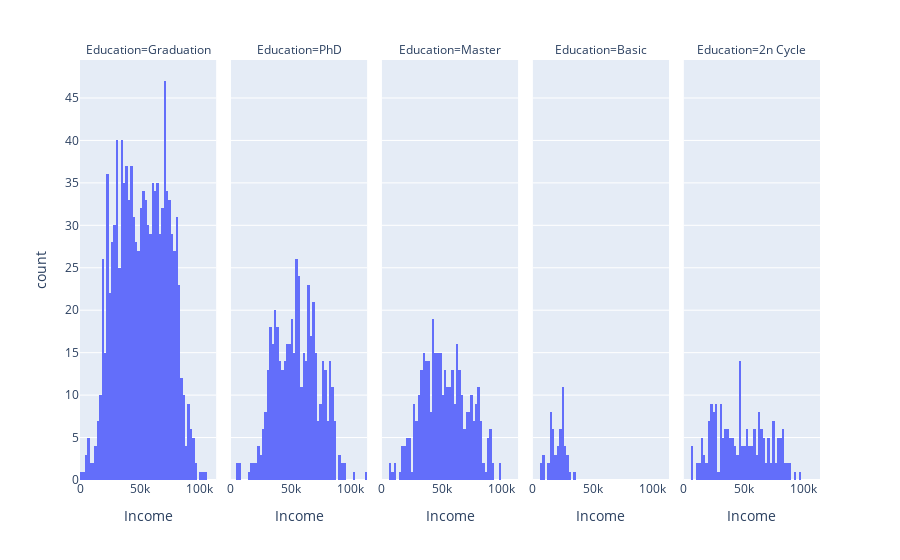

Notebook code for this chart:
### Code cell
fig = px.histogram(df, x='Income', facet_col='Education')
fig.show()

### Figure 1 — Plotly figure (JSON) as saved in the notebook; plotly's stock layout.template omitted (floating-point values rounded to 4 significant figures; data arrays with more than 128 entries replaced by an {"elided": "..."} marker saying what was removed)
{"data": [{"alignmentgroup": "True", "bingroup": "x", "hovertemplate": "Education=Graduation<br>Income=%{x}<br>count=%{y}<extra></extra>", "legendgroup": "", "marker": {"color": "#636efa", "pattern": {"shape": ""}}, "name": "", "offsetgroup": "", "orientation": "v", "showlegend": false, "type": "histogram", "x": {"elided": "1123 float values"}, "xaxis": "x", "yaxis": "y"}, {"alignmentgroup": "True", "bingroup": "x", "hovertemplate": "Education=PhD<br>Income=%{x}<br>count=%{y}<extra></extra>", "legendgroup": "", "marker": {"color": "#636efa", "pattern": {"shape": ""}}, "name": "", "offsetgroup": "", "orientation": "v", "showlegend": false, "type": "histogram", "x": {"elided": "481 float values"}, "xaxis": "x2", "yaxis": "y2"}, {"alignmentgroup": "True", "bingroup": "x", "hovertemplate": "Education=Master<br>Income=%{x}<br>count=%{y}<extra></extra>", "legendgroup": "", "marker": {"color": "#636efa", "pattern": {"shape": ""}}, "name": "", "offsetgroup": "", "orientation": "v", "showlegend": false, "type": "histogram", "x": {"elided": "369 float values"}, "xaxis": "x3", "yaxis": "y3"}, {"alignmentgroup": "True", "bingroup": "x", "hovertemplate": "Education=Basic<br>Income=%{x}<br>count=%{y}<extra></extra>", "legendgroup": "", "marker": {"color": "#636efa", "pattern": {"shape": ""}}, "name": "", "offsetgroup": "", "orientation": "v", "showlegend": false, "type": "histogram", "x": [7500, 24594, 9548, 28249, 24882, 24480, 27190, 24279, 30801, 18978, 25965, 21063, 13084, 17487, 20425, 26868, 25443, 14906, 15038, 22634, 16581, 14421, 23724, 15056, 8940, 25707, 7500, 26997, 18393, 24367, 17256, 22634, 13724, 24594, 15862, 9722, 18746, 23529, 28389, 16014, 28249, 20194, 24882, 34445, 22123, 22390, 14188, 20425, 16005, 15253, 26487, 25224, 16185, 14918], "xaxis": "x4", "yaxis": "y4"}, {"alignmentgroup": "True", "bingroup": "x", "hovertemplate": "Education=2n Cycle<br>Income=%{x}<br>count=%{y}<extra></extra>", "legendgroup": "", "marker": {"color": "#636efa", "pattern": {"shape": ""}}, "name": "", "offsetgroup": "", "orientation": "v", "showlegend": false, "type": "histogram", "x": {"elided": "201 float values"}, "xaxis": "x5", "yaxis": "y5"}], "layout": {"annotations": [{"font": {}, "showarrow": false, "text": "Education=Graduation", "x": 0.092, "xanchor": "center", "xref": "paper", "y": 1, "yanchor": "bottom", "yref": "paper"}, {"font": {}, "showarrow": false, "text": "Education=PhD", "x": 0.296, "xanchor": "center", "xref": "paper", "y": 1, "yanchor": "bottom", "yref": "paper"}, {"font": {}, "showarrow": false, "text": "Education=Master", "x": 0.5, "xanchor": "center", "xref": "paper", "y": 1, "yanchor": "bottom", "yref": "paper"}, {"font": {}, "showarrow": false, "text": "Education=Basic", "x": 0.704, "xanchor": "center", "xref": "paper", "y": 1, "yanchor": "bottom", "yref": "paper"}, {"font": {}, "showarrow": false, "text": "Education=2n Cycle", "x": 0.908, "xanchor": "center", "xref": "paper", "y": 1, "yanchor": "bottom", "yref": "paper"}], "barmode": "relative", "legend": {"tracegroupgap": 0}, "margin": {"t": 60}, "xaxis": {"anchor": "y", "domain": [0, 0.184], "title": {"text": "Income"}}, "xaxis2": {"anchor": "y2", "domain": [0.204, 0.388], "matches": "x", "title": {"text": "Income"}}, "xaxis3": {"anchor": "y3", "domain": [0.408, 0.592], "matches": "x", "title": {"text": "Income"}}, "xaxis4": {"anchor": "y4", "domain": [0.612, 0.796], "matches": "x", "title": {"text": "Income"}}, "xaxis5": {"anchor": "y5", "domain": [0.816, 1], "matches": "x", "title": {"text": "Income"}}, "yaxis": {"anchor": "x", "domain": [0, 1], "title": {"text": "count"}}, "yaxis2": {"anchor": "x2", "domain": [0, 1], "matches": "y", "showticklabels": false}, "yaxis3": {"anchor": "x3", "domain": [0, 1], "matches": "y", "showticklabels": false}, "yaxis4": {"anchor": "x4", "domain": [0, 1], "matches": "y", "showticklabels": false}, "yaxis5": {"anchor": "x5", "domain": [0, 1], "matches": "y", "showticklabels": false}}}
